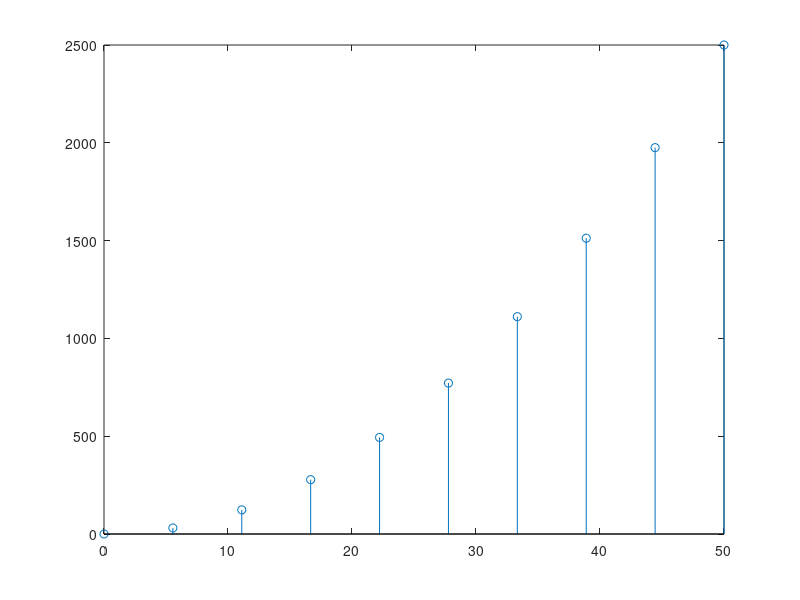

MATLAB code for this plot:
%% Lab 1
%% Learning Basic Matlab Commands

% x = [1, 2, 3, 4];
% y = [1, 4, 9, 16];

% xlabel("X")
% ylabel("Y = X^2")
% title("Quadratic Function")
% plot(x, y)

x = linspace(0, 50, 10);
y = x.*x;

xlabel("X")
ylabel("Y = X^2")
title("Quadratic Function")
plot(x, y)

%% In discrete form
stem(x, y)

%% Create a Matrix A of size 3x4
A = [1, 2, 3, 4; 5, 6, 7, 8; 9, 10, 11, 12];
A

%% Create a Matrix of size 4x3
B = [1, 2, 3; 4, 5, 6; 7, 8, 9; 10, 11, 12];
B

%% Sum = A + B
%% Difference = B - A
Product_A_B = A * B
%% Product_B_A = B * A
Transpose_A = A'
Transpose_B = B'
